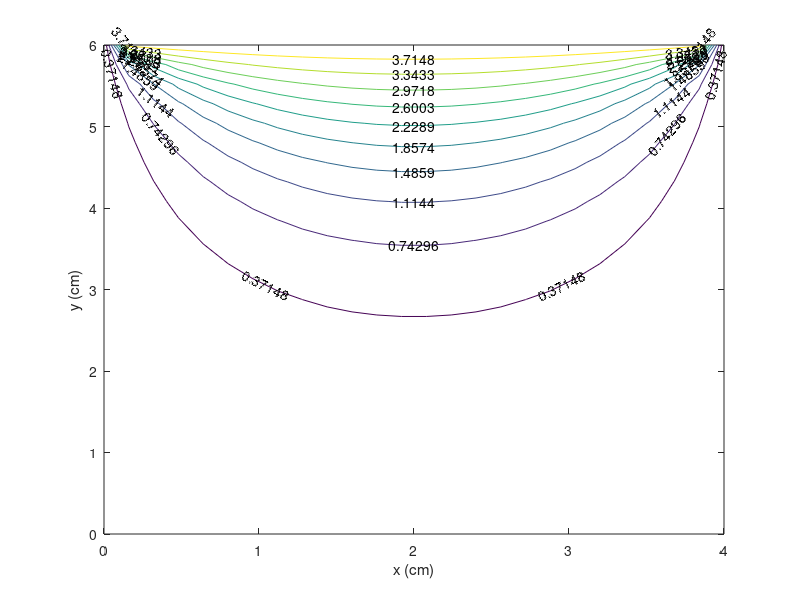

This figure's MATLAB source:
function exploratoryAnalyticalSol
global H L cao
H = 6; % Height in cm
L = 4; % Length in cm
cao = 0.1/(8.206*10^(-5)*300.15); % Concentration in mol/m^3


h = H / 25; % Increment in height
l = L / 25; % Increment in length

c = zeros(26,26); % Initializing concentration matrix

% Create concentration matrix
for i = 1:26
   for j = 1:26
       c(i,j) = findsol(l*(i-1),h*(j-1)); % Substitute each x and y into function
   end  
end

% Oops I got the height and length on the opposite sides
c = transpose(c);

% Plot as contour plot
    figure
    [C,h] = contour((0:l:L), (0:h:H), c);
    clabel(C,h)
    xlabel('x (cm)'), ylabel('y (cm)')
end

function s = findsol (x,y)

global H L cao

i = 0;
n = 1;

% Calculating sum part of the function
while n < 99
i = i+((-1)^n-1)/(n*pi*sinh(n*pi*H/L))*sin(n*pi*x/L)*sinh(n*pi*y/L);
n = n + 1;
end

% Multiply by constants before the sum part
s = -2*i*cao;

end